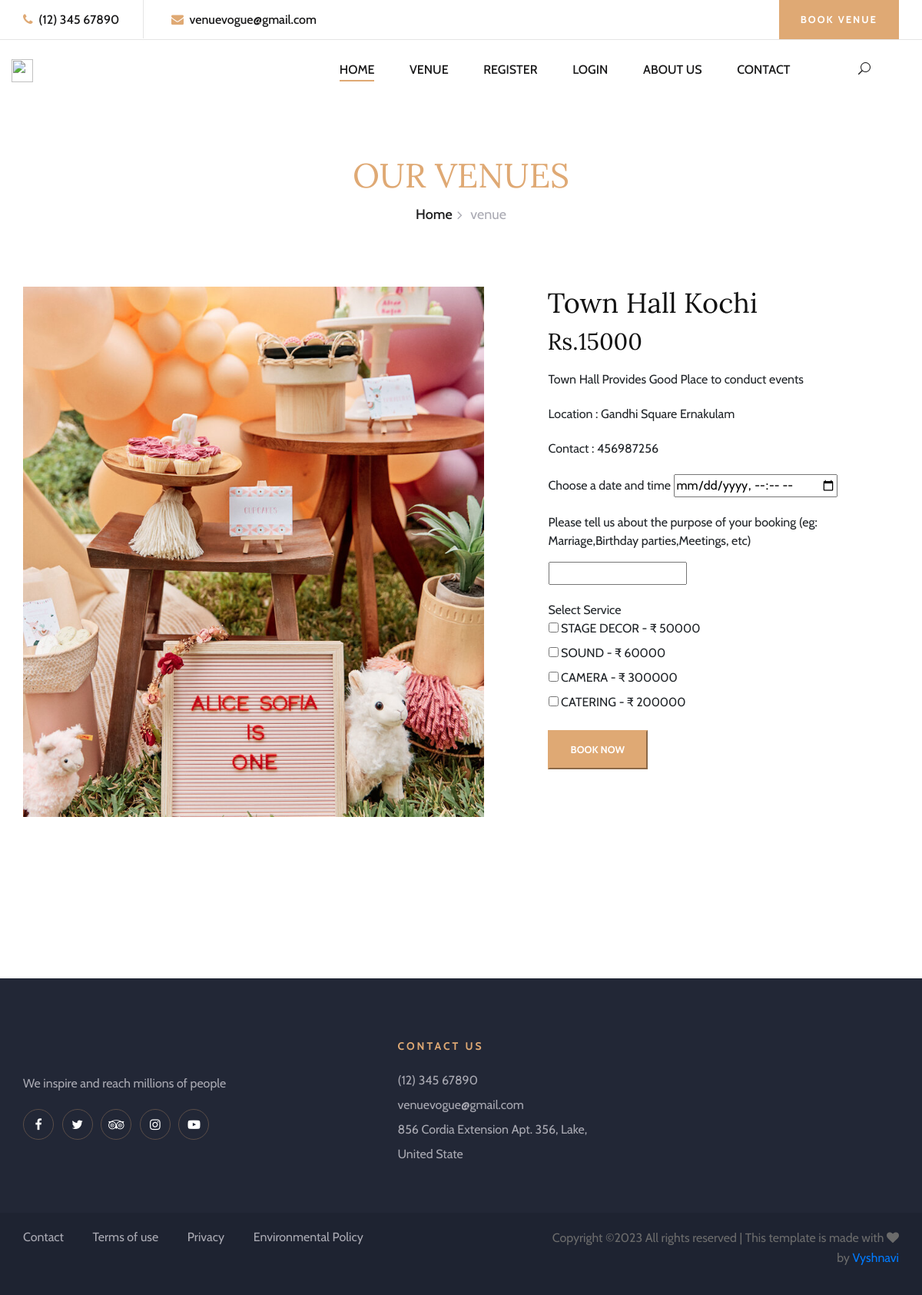
The app's page /details/14/ with its own data.
### Adminapp/models.py (models this page shows)
class Venuedb(models.Model):
    venue_name=models.CharField(max_length=500)
    address=models.CharField(max_length=700)
    manager=models.CharField(max_length=100, default='')
    description=models.CharField(max_length=20)
    price=models.CharField(max_length=10)
    phone=models.IntegerField()
    email=models.CharField(max_length=20)
    venue_img=models.ImageField(upload_to='Venue', default='null.jpg')

class Servicedb(models.Model):
    sname=models.CharField(max_length=30)
    cost=models.CharField(max_length=30)
    service_image=models.ImageField(upload_to='Service', default='null.jpg')

### userapp/views.py (the view)
# urls.py: path('details/<int:id>/',views.details,name='details'),
def details(request,id):
     data=Venuedb.objects.filter(id=id)
     service = Servicedb.objects.all()
     return render(request,'details.html',{'data':data,'service':service})

### userapp/templates/details.html (shortened to what this page needs)
{% extends 'home.html' %}
{% block content %}
{% load static %}
    <div class="breadcrumb-section">
        <div class="container">
            <div class="row">
                <div class="col-lg-12">
                    <div class="breadcrumb-text">
                        <h2 style="color: #dfa974;">OUR VENUES</h2>
                        <div class="bt-option">
                            <a href="{% url 'home' %}">Home</a>
                            <span>venue</span>
                        </div>
                    </div>
                </div>
            </div>
        </div>
    </div>
    <section class="room-details-section spad">
        <div class="container">
            {% for i in data %}
            <form action="{% url 'bookdata' id=i.id %}" method="post">
            <div class="row">
                <div class="col-lg-7">
                    <div class="room-details-item">
                        <img src="{{ i.venue_img.url }}" style="height: 690px; width: 600px;" alt="">
                    </div>
                </div>
                <div class="col-lg-5">
                    <div class="rd-text">
                        <div class="rd-title">
                            <h2>{{ i.venue_name }}</h2>
                        </div>
                        <h3 style="padding-top: 10px;">Rs.{{i.price}}</h3>
                        <table>
                            <tbody>
                                <tr>
                                    <td style="padding-top:20px;">{{i.description}}</td>
                                </tr>
                                <tr>
                                    <td style="padding-top: 20px;;">Location : {{i.address}}</td>
                                </tr>
                                <tr>
                                    <td style="padding-top: 20px;;">Contact : {{i.phone}}</td>
                                </tr>
                                <tr>
                                    <td style="padding-top: 20px;;">Choose a date and time <input type="datetime-local" name="date_time"></td>
                                </tr>
                                <tr>
                                    <td style="padding-top: 20px;">Please tell us about the purpose of your booking (eg: Marriage,Birthday parties,Meetings, etc) <br>
                                    <input style="margin-top: 15px;" type="text" name="purpose"></td>
                                </tr>
                                <tr>
                                    <td style="padding-top: 20px;">Select Service <br>
                                        {% for i in service %}
                                        <div>
                                            <input type="checkbox" id="scales" name="scales" value="{{i.cost}}">
                                            <label for="scales">{{i.sname}} - ₹ {{i.cost}}</label>
                                        </div>
                                        {% endfor %}
                                    </td>
                                </tr>
                            </tbody>
                        </table>
                        <div class="rd-title">
                                <input type="submit" style="display: inline-block;
                                color: #ffffff;
                                font-size: 13px;
                                text-transform: uppercase;
                                font-weight: 700;
                                background: #dfa974;
                                border-color: #dfa974;
                                padding: 14px 28px 13px; margin-top: 15px;" value="Book Now">
                        </div>
                    </div>
                </div>
            </div>
            </form>
            {% endfor %}
        </div>
    </section>
{% endblock %}

### userapp/templates/home.html (shortened to what this page needs)
{% load static %}
<!DOCTYPE html>
<html lang="zxx">
<head>
    <link rel="stylesheet" href="{% static 'user/css/bootstrap.min.css' %}" type="text/css">
    <link rel="stylesheet" href="{% static 'user/css/font-awesome.min.css' %}" type="text/css">
    <link rel="stylesheet" href="{% static 'user/css/elegant-icons.css' %}" type="text/css">
    <link rel="stylesheet" href="{% static 'user/css/flaticon.css' %}" type="text/css">
    <link rel="stylesheet" href="{% static 'user/css/owl.carousel.min.css' %}" type="text/css">
    <link rel="stylesheet" href="{% static 'user/css/nice-select.css' %}" type="text/css">
    <link rel="stylesheet" href="{% static 'user/css/jquery-ui.min.css' %}" type="text/css">
    <link rel="stylesheet" href="{% static 'user/css/magnific-popup.css' %}" type="text/css">
    <link rel="stylesheet" href="{% static 'user/css/slicknav.min.css' %}" type="text/css">
    <link rel="stylesheet" href="{% static 'user/css/style.css' %}" type="text/css">
</head>
<body>
    <header class="header-section">
        <div class="top-nav">
            <div class="container">
                <div class="row">
                    <div class="col-lg-6">
                        <ul class="tn-left">
                            <li><i class="fa fa-phone"></i> (12) 345 67890</li>
                            <li><i class="fa fa-envelope"></i> venuevogue@gmail.com</li>
                        </ul>
                    </div>
                    <div class="col-lg-6">
                        <div class="tn-right">
                            <a href="{% url 'venues' %}" class="bk-btn">BOOK VENUE</a>
                        </div>
                    </div>
                </div>
            </div>
        </div>
        <div class="menu-item">
            <div class="container">
                <div class="row">
                    <div class="logo">
                        <a href="{% url 'home' %}">
                            <img src="{% static 'user/img/logo.png' %}" style="height: 30px; width: 28px;" alt="">
                        </a>
                    </div>
                    <div class="col-lg-10">
                        <div class="nav-menu">
                            <nav class="mainmenu">
                                <ul>
                                    <li class="active"><a href="{% url 'home' %}">HOME</a></li>
                                    <li><a href="{% url 'venues' %}">VENUE</a></li>
                                    {% if 'id' in request.session %}
                                    <li><a href="">Hello, {{request.session.username}}</a></li>
                                    <li><a href="{% url 'userlogout' %}">LOGOUT</a></li>
                                    {% else %}
                                    <li><a href="{% url 'register' %}">REGISTER</a></li>
                                    <li><a href="{% url 'userlogin' %}">LOGIN</a></li>
                                    {% endif %}
                                    <li><a href="{% url 'about' %}">ABOUT US</a></li>
                                    <li><a href="{% url 'contact' %}">CONTACT</a></li>
                                </ul>
                            </nav>
                            <div class="nav-right search-switch">
                                <i class="icon_search"></i>
                            </div>
                        </div>
                    </div>
                </div>
            </div>
        </div>
    </header>
    {% block content %}{% endblock %}
    <footer class="footer-section">
        <div class="container">
            <div class="footer-text">
                <div class="row">
                    <div class="col-lg-4">
                        <div class="ft-about">
                            <div class="logo">
                                <a href="#">
                                </a>
                            </div>
                            <p>We inspire and reach millions of people</p>
                            <div class="fa-social">
                                <a href="#"><i class="fa fa-facebook"></i></a>
                                <a href="#"><i class="fa fa-twitter"></i></a>
                                <a href="#"><i class="fa fa-tripadvisor"></i></a>
                                <a href="#"><i class="fa fa-instagram"></i></a>
                                <a href="#"><i class="fa fa-youtube-play"></i></a>
                            </div>
                        </div>
                    </div>
                    <div class="col-lg-3 offset-lg-1">
                        <div class="ft-contact">
                            <h6>Contact Us</h6>
                            <ul>
                                <li>(12) 345 67890</li>
                                <li>venuevogue@gmail.com</li>
                                <li>856 Cordia Extension Apt. 356, Lake, United State</li>
                            </ul>
                        </div>
                    </div>
                </div>
            </div>
        </div>
        <div class="copyright-option">
            <div class="container">
                <div class="row">
                    <div class="col-lg-7">
                        <ul>
                            <li><a href="#">Contact</a></li>
                            <li><a href="#">Terms of use</a></li>
                            <li><a href="#">Privacy</a></li>
                            <li><a href="#">Environmental Policy</a></li>
                        </ul>
                    </div>
                    <div class="col-lg-5">
                        <div class="co-text"><p>
  Copyright &copy;<script>document.write(new Date().getFullYear());</script> All rights reserved | This template is made with <i class="fa fa-heart" aria-hidden="true"></i> by <a href="">Vyshnavi</a>
  </p></div>
                    </div>
                </div>
            </div>
        </div>
    </footer>
</body>
</html>

### records on screen
Venuedb: venue_img (picture), venue_name "Town Hall Kochi", price "15000", description "Town Hall Provides Good Place to conduct events", address "Gandhi Square Ernakulam", phone "456987256"
Servicedb: sname "STAGE DECOR", cost "50000"
Servicedb: sname "SOUND", cost "60000"
Servicedb: sname "CAMERA", cost "300000"
Servicedb: sname "CATERING", cost "200000"
